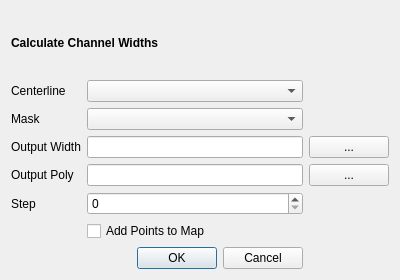
<?xml version="1.0" encoding="UTF-8"?>
<ui version="4.0">
 <class>qRiversDialogBase</class>
 <widget class="QDialog" name="qRiversDialogBase">
  <property name="geometry">
   <rect>
    <x>0</x>
    <y>0</y>
    <width>400</width>
    <height>280</height>
   </rect>
  </property>
  <property name="windowTitle">
   <string>qRivers</string>
  </property>
  <layout class="QGridLayout" name="gridLayout">
   <item row="0" column="0" colspan="2">
    <widget class="QLabel" name="label_3">
     <property name="font">
      <font>
       <weight>75</weight>
       <bold>true</bold>
      </font>
     </property>
     <property name="text">
      <string>Calculate Channel Widths</string>
     </property>
    </widget>
   </item>
   <item row="5" column="1">
    <widget class="QSpinBox" name="stepBox"/>
   </item>
   <item row="1" column="1">
    <widget class="QComboBox" name="centerlineLayer"/>
   </item>
   <item row="5" column="0">
    <widget class="QLabel" name="label_5">
     <property name="text">
      <string>Step</string>
     </property>
    </widget>
   </item>
   <item row="7" column="1">
    <widget class="QDialogButtonBox" name="button_box">
     <property name="orientation">
      <enum>Qt::Horizontal</enum>
     </property>
     <property name="standardButtons">
      <set>QDialogButtonBox::Cancel|QDialogButtonBox::Ok</set>
     </property>
    </widget>
   </item>
   <item row="3" column="0">
    <widget class="QLabel" name="label_2">
     <property name="text">
      <string>Output Width</string>
     </property>
    </widget>
   </item>
   <item row="1" column="0">
    <widget class="QLabel" name="label">
     <property name="text">
      <string>Centerline</string>
     </property>
    </widget>
   </item>
   <item row="3" column="1">
    <widget class="QLineEdit" name="OutputFile"/>
   </item>
   <item row="2" column="0">
    <widget class="QLabel" name="label_4">
     <property name="text">
      <string>Mask</string>
     </property>
    </widget>
   </item>
   <item row="3" column="2">
    <widget class="QPushButton" name="widthBrowse">
     <property name="text">
      <string>...</string>
     </property>
    </widget>
   </item>
   <item row="2" column="1">
    <widget class="QComboBox" name="maskLayer"/>
   </item>
   <item row="6" column="1">
    <widget class="QCheckBox" name="addMap">
     <property name="text">
      <string>Add Points to Map</string>
     </property>
    </widget>
   </item>
   <item row="4" column="1">
    <widget class="QLineEdit" name="outputPoly"/>
   </item>
   <item row="4" column="2">
    <widget class="QPushButton" name="polyBrowse">
     <property name="text">
      <string>...</string>
     </property>
    </widget>
   </item>
   <item row="4" column="0">
    <widget class="QLabel" name="label_6">
     <property name="text">
      <string>Output Poly</string>
     </property>
    </widget>
   </item>
  </layout>
 </widget>
 <resources/>
 <connections>
  <connection>
   <sender>button_box</sender>
   <signal>accepted()</signal>
   <receiver>qRiversDialogBase</receiver>
   <slot>accept()</slot>
   <hints>
    <hint type="sourcelabel">
     <x>20</x>
     <y>20</y>
    </hint>
    <hint type="destinationlabel">
     <x>20</x>
     <y>20</y>
    </hint>
   </hints>
  </connection>
  <connection>
   <sender>button_box</sender>
   <signal>rejected()</signal>
   <receiver>qRiversDialogBase</receiver>
   <slot>reject()</slot>
   <hints>
    <hint type="sourcelabel">
     <x>20</x>
     <y>20</y>
    </hint>
    <hint type="destinationlabel">
     <x>20</x>
     <y>20</y>
    </hint>
   </hints>
  </connection>
 </connections>
</ui>
